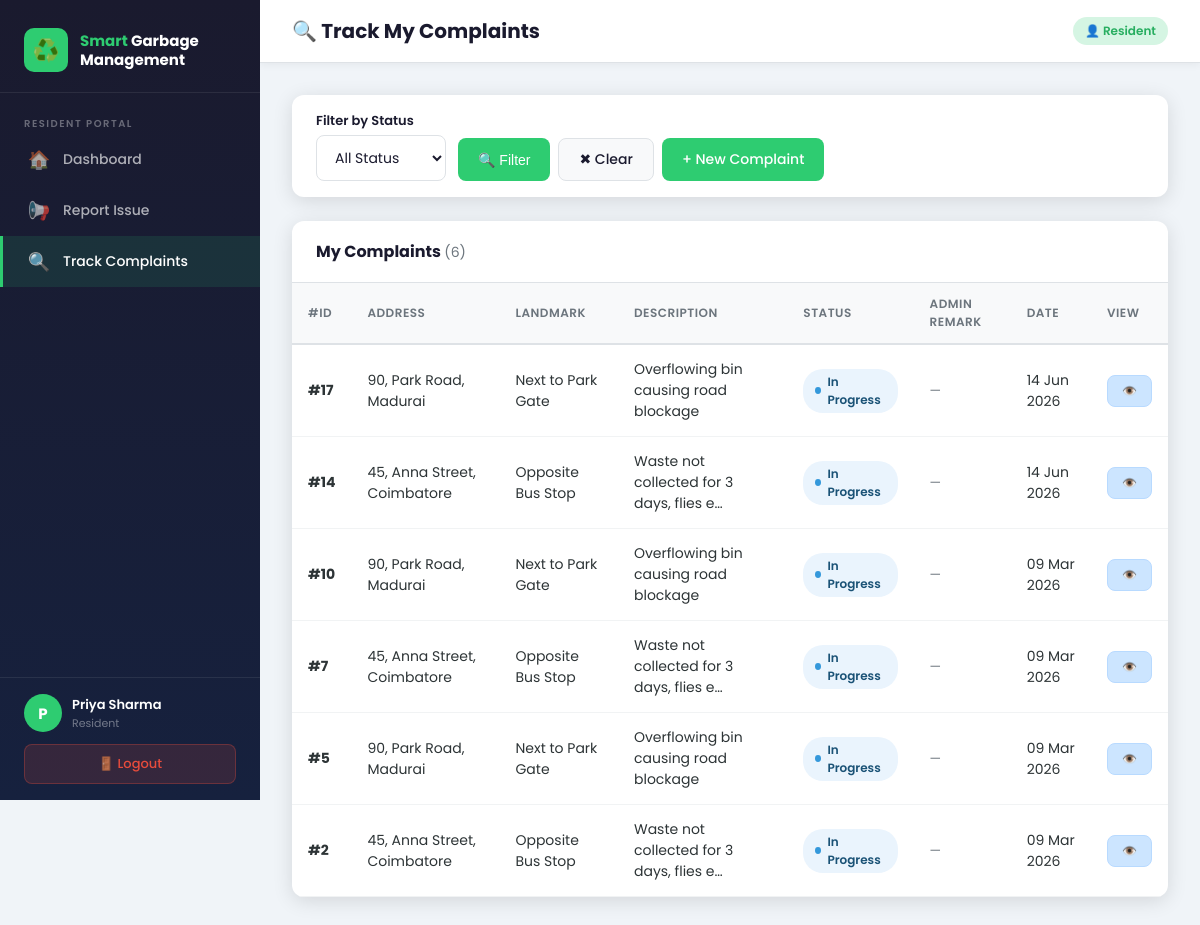
Screenshot of /track-complaints/ (signed in) with the database file from the repository.
### core/models.py (models this page shows, shortened)
class UserProfile(models.Model):
    ROLE_CHOICES = [('admin', 'Admin'), ('user', 'Resident')]
    user = models.OneToOneField(User, on_delete=models.CASCADE, related_name='profile')
    role = models.CharField(max_length=10, choices=ROLE_CHOICES, default='user')
    phone = models.CharField(max_length=15, blank=True)
    address = models.TextField(blank=True)
    def is_admin(self):
        return self.role == 'admin'

class Complaint(models.Model):
    STATUS_CHOICES = [
        ('Pending', 'Pending'),
        ('In Progress', 'In Progress'),
        ('Completed', 'Completed'),
    ]
    user = models.ForeignKey(User, on_delete=models.CASCADE, related_name='complaints')
    address = models.CharField(max_length=300)
    landmark = models.CharField(max_length=200)
    description = models.TextField()
    status = models.CharField(max_length=20, choices=STATUS_CHOICES, default='Pending')
    image = models.ImageField(upload_to='complaints/', blank=True, null=True)
    created_at = models.DateTimeField(auto_now_add=True)
    updated_at = models.DateTimeField(auto_now=True)
    admin_remark = models.TextField(blank=True)
    class Meta:
        ordering = ['-created_at']

### core/views.py (the view)
# urls.py: path('track-complaints/',       views.track_complaints,   name='track_complaints'),
@login_required
def track_complaints(request):
    if _is_admin(request.user):
        return redirect('admin_dashboard')
    complaints = Complaint.objects.filter(user=request.user)
    status_filter = request.GET.get('status', '')
    if status_filter:
        complaints = complaints.filter(status=status_filter)
    context = {
        'complaints': complaints,
        'status_filter': status_filter,
        'status_choices': ['Pending', 'In Progress', 'Completed'],
    }
    return render(request, 'core/track_complaints.html', context)

### core/views.py (called while the page is built)
def _is_admin(user):
    try:
        return user.profile.is_admin()
    except UserProfile.DoesNotExist:
        return False

### core/templates/core/track_complaints.html (shortened to what this page needs)
{% extends 'core/base.html' %}
{% block page_title %}🔍 Track My Complaints{% endblock %}
{% block content %}
<div class="card">
  <div class="card-body" style="padding:16px 24px;">
    <form method="GET" style="display:flex;gap:12px;flex-wrap:wrap;align-items:flex-end;">
      <div>
        <label class="form-label" style="margin-bottom:4px;">Filter by Status</label>
        <select name="status" class="form-control" style="width:auto;">
          <option value="">All Status</option>
        </select>
      </div>
      <div style="display:flex;gap:8px;padding-top:24px;">
        <button type="submit" class="btn btn-primary">🔍 Filter</button>
        <a href="{% url 'track_complaints' %}" class="btn btn-secondary">✖ Clear</a>
        <a href="{% url 'report_complaint' %}" class="btn btn-primary">+ New Complaint</a>
      </div>
    </form>
  </div>
</div>
<div class="card">
  <div class="card-header">
    <h3>My Complaints <span style="color:#6c757d;font-weight:400;font-size:14px;">({{ complaints|length }})</span></h3>
  </div>
  <div class="table-wrap">
    <table>
      <thead>
        <tr>
          <th>#ID</th><th>Address</th><th>Landmark</th><th>Description</th>
          <th>Status</th><th>Admin Remark</th><th>Date</th><th>View</th>
        </tr>
      </thead>
      <tbody>
        {% for c in complaints %}
        <tr>
          <td><strong>#{{ c.id }}</strong></td>
          <td>{{ c.address|truncatechars:30 }}</td>
          <td>{{ c.landmark|default:"—" }}</td>
          <td>{{ c.description|truncatechars:40 }}</td>
          <td>
            <span class="status-badge status-{{ c.status|cut:' ' }}">{{ c.status }}</span>
          </td>
          <td style="color:#6c757d;font-size:13px;">
            {{ c.admin_remark|default:"—"|truncatechars:40 }}
          </td>
          <td>{{ c.created_at|date:"d M Y" }}</td>
          <td>
            <a href="{% url 'complaint_detail' c.pk %}" class="btn btn-sm btn-info">👁️</a>
          </td>
        </tr>
        {% endfor %}
      </tbody>
    </table>
  </div>
</div>
{% endblock %}

### core/templates/core/base.html (shortened to what this page needs)
{% load static %}
<!DOCTYPE html>
<html lang="en">
<head>
  <link rel="stylesheet" href="{% static 'core/css/style.css' %}">
</head>
<body>
{% if user.is_authenticated %}
<div class="wrapper">
  <aside class="sidebar" id="sidebar">
    <div class="sidebar-brand">
      <div class="logo-icon">♻️</div>
      <div><h2><span>Smart</span> Garbage<br>Management</h2></div>
    </div>
    <nav class="sidebar-nav">
      {% if user.profile.role == 'admin' %}
        <span class="nav-label">Admin Panel</span>
        <a href="{% url 'admin_dashboard' %}" class="nav-item"><span class="nav-icon">📊</span> Dashboard</a>
        <a href="{% url 'manage_complaints' %}" class="nav-item"><span class="nav-icon">📋</span> Manage Complaints</a>
      {% else %}
        <span class="nav-label">Resident Portal</span>
        <a href="{% url 'user_dashboard' %}" class="nav-item"><span class="nav-icon">🏠</span> Dashboard</a>
        <a href="{% url 'report_complaint' %}" class="nav-item"><span class="nav-icon">📢</span> Report Issue</a>
        <a href="{% url 'track_complaints' %}" class="nav-item"><span class="nav-icon">🔍</span> Track Complaints</a>
      {% endif %}
    </nav>
    <div class="sidebar-footer">
      <div class="user-info">
        <div class="user-avatar">{{ user.first_name.0|upper|default:user.username.0|upper }}</div>
        <div>
          <div class="user-name">{{ user.get_full_name|default:user.username }}</div>
          <div class="user-role">{{ user.profile.get_role_display|default:"Resident" }}</div>
        </div>
      </div>
      <a href="{% url 'logout' %}" class="btn-logout">🚪 Logout</a>
    </div>
  </aside>
  <div class="main-content">
    <header class="topbar">
      <div style="display:flex;align-items:center;gap:14px;">
        <h1 class="topbar-title">{% block page_title %}Dashboard{% endblock %}</h1>
      </div>
      <div class="topbar-right">
        {% if user.profile.role == 'admin' %}
          <span class="badge-role admin">🛡️ Admin</span>
        {% else %}
          <span class="badge-role">👤 Resident</span>
        {% endif %}
      </div>
    </header>
    <main class="page-body">
      {% block content %}{% endblock %}
    </main>
  </div>
</div>
{% endif %}
</body>
</html>

### rows the page displays
Complaint: id "17", address "90, Park Road, Madurai", landmark "Next to Park Gate", description "Overflowing bin causing road blockage", status "In Progress", admin_remark "—", created_at "14 Jun 2026"
Complaint: id "14", address "45, Anna Street, Coimbatore", landmark "Opposite Bus Stop", description "Waste not collected for 3 days, flies e…", status "In Progress", admin_remark "—", created_at "14 Jun 2026"
Complaint: id "10", address "90, Park Road, Madurai", landmark "Next to Park Gate", description "Overflowing bin causing road blockage", status "In Progress", admin_remark "—", created_at "09 Mar 2026"
Complaint: id "7", address "45, Anna Street, Coimbatore", landmark "Opposite Bus Stop", description "Waste not collected for 3 days, flies e…", status "In Progress", admin_remark "—", created_at "09 Mar 2026"
Complaint: id "5", address "90, Park Road, Madurai", landmark "Next to Park Gate", description "Overflowing bin causing road blockage", status "In Progress", admin_remark "—", created_at "09 Mar 2026"
Complaint: id "2", address "45, Anna Street, Coimbatore", landmark "Opposite Bus Stop", description "Waste not collected for 3 days, flies e…", status "In Progress", admin_remark "—", created_at "09 Mar 2026"

### other values shown
{{ user.first_name.0|upper|default:user.username.0|upper }} "P"
{{ user.get_full_name|default:user.username }} "Priya Sharma"
{{ user.profile.get_role_display|default:"Resident" }} "Resident"
{{ complaints|length }} "6"
